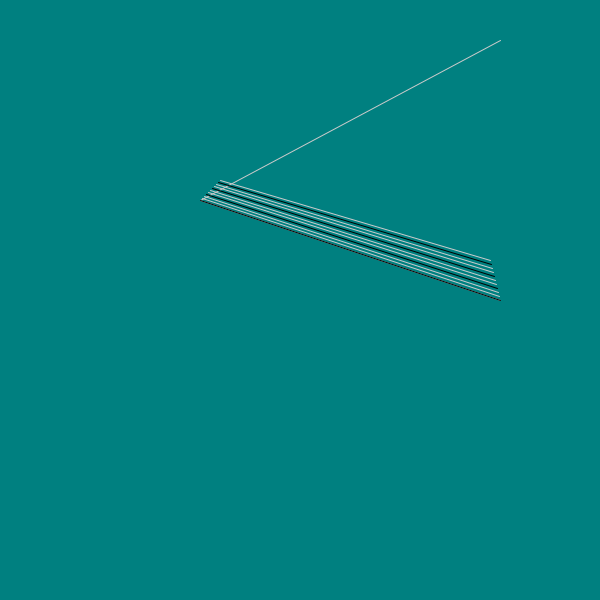
Frame 1 (no input)
Frame 60 (the mouse pressed at the canvas centre just before this capture): identical to frame 1, image omitted
Frame 120 (the mouse held since frame 60 and released just before this capture): identical to frame 1, image omitted

The Processing sketch that drew this single still picture (run headless with seeded random() and noise(); from frame 60 on, the mouse is pressed at the canvas centre):

// Processing sketch: ParabolicCurve
// ── ParabolicCurve.pde
int numberOfLines = 10;

Axis line1;
Axis line2;

void setup()
{
  size(600, 600);
  line1 = new Axis(200f, 200f, 500f, 40f);
  line2 = new Axis(200f, 200f, 500f, 300f);
}

void draw()
{
  background(0, 128, 128);
  stroke(202,202, 202);
  strokeWeight(1f);


  drawAxis(line1, line2);

  for (int i = 0; i <= numberOfLines; i++)
  {
    stroke(202,202,202);

    if( i % 3 == 0)
    {
    stroke(0);
    }
   line(line2.x2 - i, line2.y2 - i * line1.y2 * 0.1, line2.x1 + i*2, line2.y1 - i * 2);
  } 
}

public class Axis
{
  float x1;
  float y1;
  float x2;
  float y2;


  Axis(float x1, float y1, float x2, float y2)
  {
    this.x1 = x1;
    this.y1 = y1;
    this.x2 = x2;
    this.y2 = y2;
  }

}

void drawAxis(Axis axis1, Axis axis2)
{
  line(axis1.x1, axis1.y1, axis1.x2 , axis1.y2);
  line(axis2.x1, axis2.y1, axis2.x2 , axis2.y2);
}
